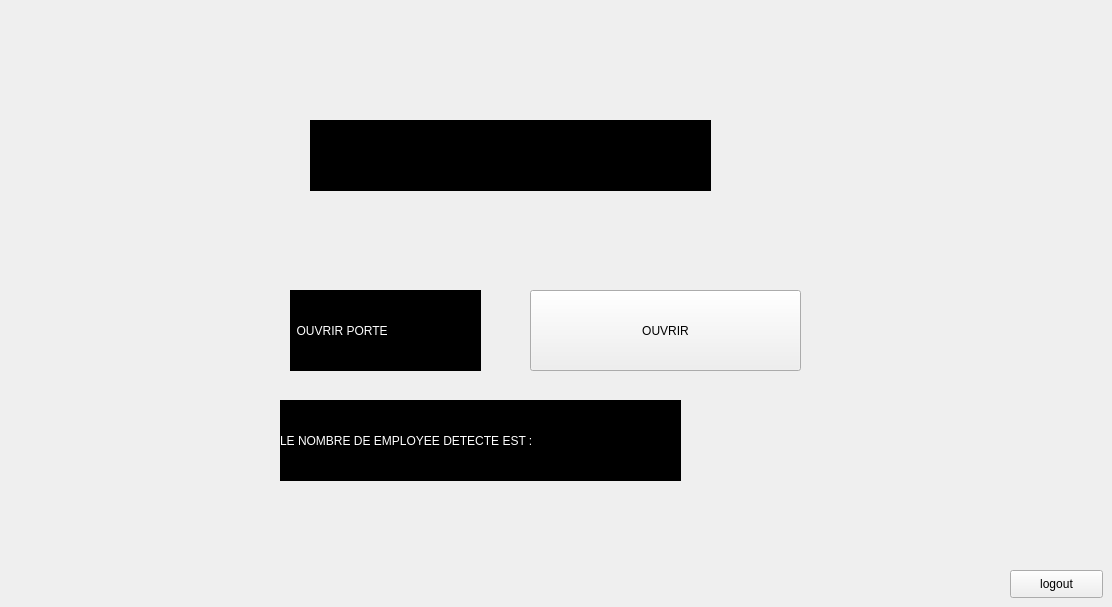
    <widget class="QWidget" name="page_17">
     <widget class="QLabel" name="label_49">
      <property name="geometry">
       <rect>
        <x>310</x>
        <y>120</y>
        <width>401</width>
        <height>71</height>
       </rect>
      </property>
      <property name="styleSheet">
       <string notr="true">text-align: center ;
background-color: rgb(0, 0, 0);
color: rgb(255, 255, 255);
font: 14pt &quot;MS Shell Dlg 2&quot;;
</string>
      </property>
      <property name="text">
       <string/>
      </property>
     </widget>
     <widget class="QLabel" name="label_50">
      <property name="geometry">
       <rect>
        <x>280</x>
        <y>400</y>
        <width>341</width>
        <height>81</height>
       </rect>
      </property>
      <property name="styleSheet">
       <string notr="true">text-align: center ;
background-color: rgb(0, 0, 0);
color: rgb(255, 255, 255);
font: 10pt &quot;MS Shell Dlg 2&quot;;
</string>
      </property>
      <property name="text">
       <string>LE NOMBRE DE EMPLOYEE DETECTE EST :</string>
      </property>
     </widget>
     <widget class="QPushButton" name="pushButton_27">
      <property name="geometry">
       <rect>
        <x>530</x>
        <y>290</y>
        <width>271</width>
        <height>81</height>
       </rect>
      </property>
      <property name="styleSheet">
       <string notr="true">font: 75 16pt &quot;MS Shell Dlg 2&quot;;</string>
      </property>
      <property name="text">
       <string>OUVRIR</string>
      </property>
     </widget>
     <widget class="QLabel" name="label_51">
      <property name="geometry">
       <rect>
        <x>620</x>
        <y>400</y>
        <width>61</width>
        <height>81</height>
       </rect>
      </property>
      <property name="styleSheet">
       <string notr="true">text-align: center ;
background-color: rgb(0, 0, 0);
color: rgb(255, 255, 255);
font: 14pt &quot;MS Shell Dlg 2&quot;;
</string>
      </property>
      <property name="text">
       <string/>
      </property>
     </widget>
     <widget class="QLabel" name="label_52">
      <property name="geometry">
       <rect>
        <x>290</x>
        <y>290</y>
        <width>191</width>
        <height>81</height>
       </rect>
      </property>
      <property name="styleSheet">
       <string notr="true">text-align: center ;
background-color: rgb(0, 0, 0);
color: rgb(255, 255, 255);
font: 14pt &quot;MS Shell Dlg 2&quot;;
</string>
      </property>
      <property name="text">
       <string>  OUVRIR PORTE</string>
      </property>
     </widget>
     <widget class="QPushButton" name="pushButton_28">
      <property name="geometry">
       <rect>
        <x>1010</x>
        <y>570</y>
        <width>93</width>
        <height>28</height>
       </rect>
      </property>
      <property name="text">
       <string>logout</string>
      </property>
     </widget>
    </widget>
